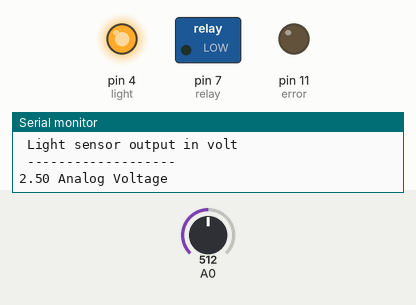
Bench run of a sketch on a simulated Arduino Uno, built with avr-gcc and run on an emulated ATmega328P. Parts: switched loads named in the sketch (green lamp = pin HIGH), output pins drawn as LEDs (lit = HIGH), the last lines printed to the serial monitor. The inputs (shaded band) are chosen by the test bench; at power-on: A0 = 512.

Above: at 1.8 s.
1.9 s: A0 set to 215
3.4 s: A0 set to 194
At 5.1 s:
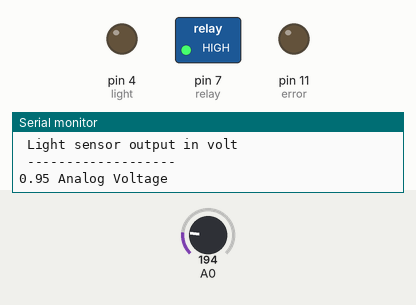
5.5 s: A0 set to 306
At 7.1 s:
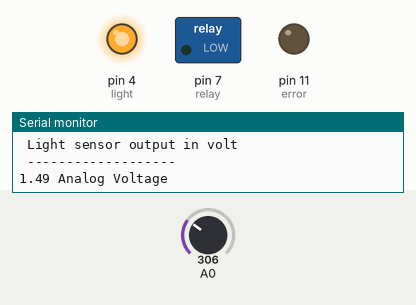
7.5 s: A0 set to 122
At 9.1 s:
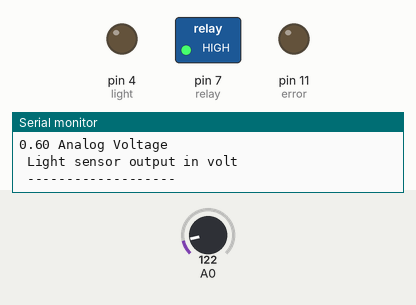
Timing chart, 0 to 10.5 s (numbered marks = the images above; inputs shaded):
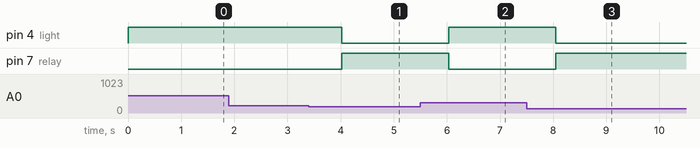

The sketch:

test2_light.ino
```cpp
//Change this if you have a separate LED connected to another pin
const int error = 11; // the output for the humidity sensor
int lsPin = 4;
int relay2 = 7;//light sensor PIN
int val = 0;

void setup() {
   Serial.begin(9600);
  // initialize the LED pin as an output:
  pinMode(4, OUTPUT); // light
  pinMode(7, OUTPUT); //relay
  pinMode(11, OUTPUT);// error
}

void loop() {

float val = analogRead(0);   // read the input analog pin 0
float voltage = val * 5.00;; // makes an arithmetic value to convert to millivolts and
// make the arduino input recognize the value
voltage /= 1024;

  if (voltage >= 1) {
    digitalWrite(4, 1);
    digitalWrite(7, 0);

  }
  else {
    digitalWrite(4, 0);
    digitalWrite(7, 1);// turns pin 7 HIGH, and this is the light
  }
  Serial.println(" Light sensor output in volt");
  Serial.print(" -------------------\n");
  Serial.print(voltage);
  Serial.print(" Analog Voltage\n");

  delay(1000);


}
```

Measured:
- the behaviour switches between 205 and 204 on A0 (found by bisection; images 0 and 1)
- after the input at 3.4 s, pin 4 (light): HIGH → LOW after 0.63 s; pin 7 (relay): LOW → HIGH after 0.63 s
- after the input at 5.5 s, pin 4 (light): LOW → HIGH after 0.54 s; pin 7 (relay): HIGH → LOW after 0.54 s
- after the input at 7.5 s, pin 4 (light): HIGH → LOW after 0.55 s; pin 7 (relay): LOW → HIGH after 0.55 s
